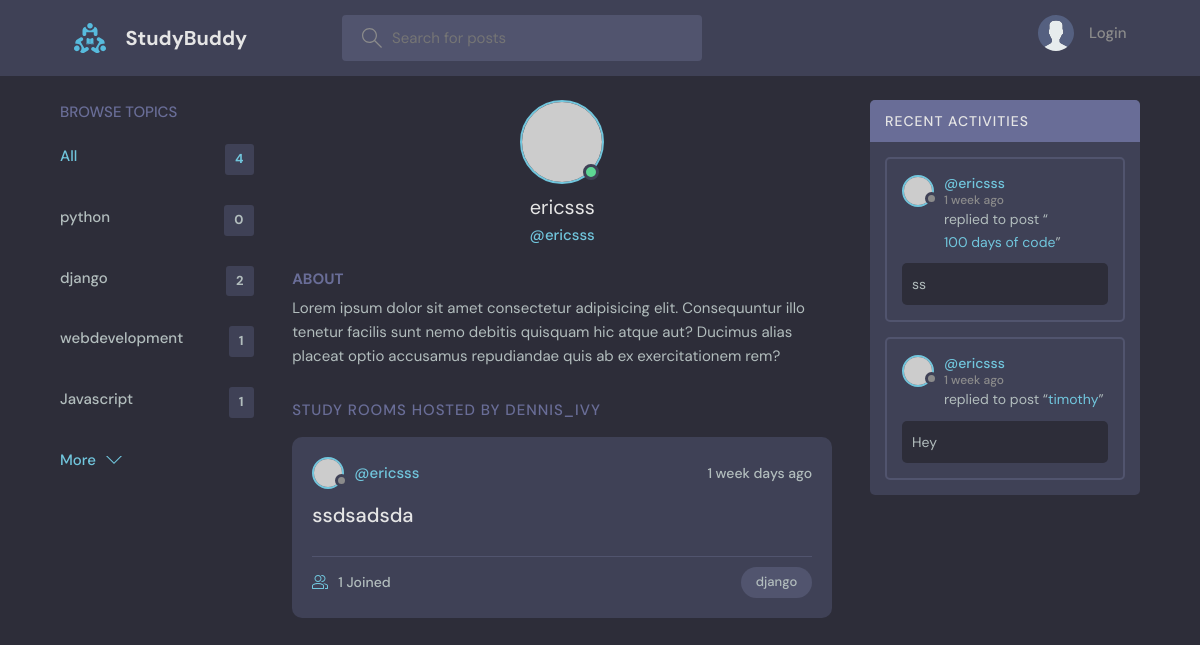
The page /profile/6/ on the database as committed earlier.
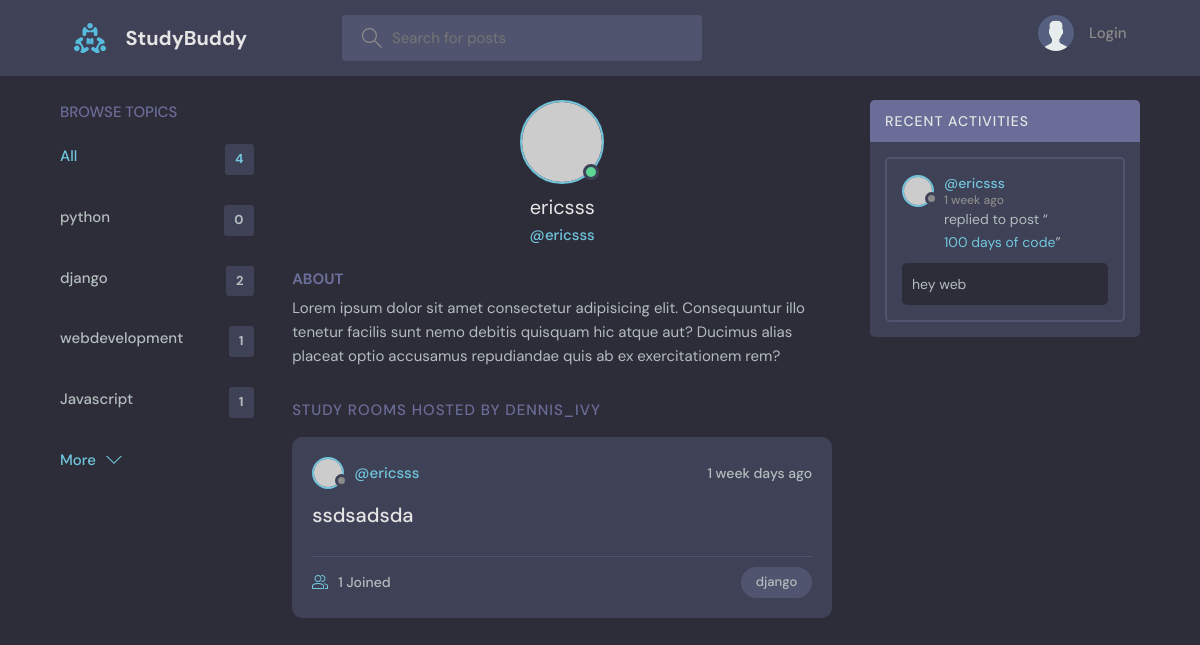
The same page on the database as committed later.
### base/models.py (models this page shows, shortened)
class Topic(models.Model):
    name=models.CharField(max_length=200)

class Room(models.Model):
    host= models.ForeignKey(User, on_delete=models.SET_NULL, null=True)
    topic= models.ForeignKey(Topic, on_delete=models.SET_NULL, null=True)
    name = models.CharField(max_length = 200)
    description= models.TextField(null=True, blank=True)
    participants = models.ManyToManyField(User, blank=True, related_name='room_participants')
    updated =models.DateTimeField(auto_now=True)
    created = models.DateTimeField(auto_now_add=True)
    class Meta:
        ordering =['-updated', '-created'] #'-' makes it reverse order(newest at the top), no dash means it is decending order

class Message(models.Model):
        user= models.ForeignKey(User, on_delete=models.CASCADE)
        room = models.ForeignKey(Room, on_delete=models.CASCADE) #if there is an error check here the Room throws an error if not ''
        body =models.TextField()
        updated =models.DateTimeField(auto_now=True)
        created = models.DateTimeField(auto_now_add=True)
        class Meta:
            ordering =['-updated', '-created'] #'-' makes it reverse order(newest at the top), no dash means it is decending order

### base/views.py (the view)
# urls.py: path('profile/<str:pk>/', views.userProfile, name="user-profile"),
def userProfile(request, pk):
    user = User.objects.get(id=pk)
    rooms = user.room_set.all()
    room_messages= user.message_set.all()
    topics = Topic.objects.all()
    context = {'user': user, 'rooms': rooms, 'room_messages': room_messages, 'topics': topics}
    return render(request, 'base/profile.html', context)

### base/templates/base/profile.html (shortened to what this page needs)
{% extends 'main.html'%}
{%block content%}
  <main class="profile-page layout layout--3">
    <div class="container">
      {% include 'base/topics_component.html' %}
      <div class="roomList">
        <div class="profile">
          <div class="profile__avatar">
            <div class="avatar avatar--large active">
              <img src="https://randomuser.me/api/portraits/men/11.jpg" />
            </div>
          </div>
          <div class="profile__info">
            <h3>{{user.username}}</h3>
            <p>@{{user.username}} </p>
          </div>
          <div class="profile__about">
            <h3>About</h3>
            <p>
              Lorem ipsum dolor sit amet consectetur adipisicing elit. Consequuntur illo tenetur
              facilis sunt nemo debitis quisquam hic atque aut? Ducimus alias placeat optio
              accusamus repudiandae quis ab ex exercitationem rem?
            </p>
          </div>
        </div>
        <div class="roomList__header">
          <div>
            <h2>Study Rooms Hosted by dennis_ivy</a>
            </h2>
          </div>
        </div>
        {% include 'base/feed_component.html' %}
      </div>
      {% include 'base/activity_component.html' %}
    </div>
  </main>
  {%endblock content%}

### base/templates/base/topics_component.html
<div class="topics">
    <div class="topics__header">
      <h2>Browse Topics</h2>
    </div>
    <ul class="topics__list">
      <li>
        <a href="{% url 'home'%}" class="active">All <span>{{topics.count}}</span></a>
      </li>
      {% for topic in topics%}
      <li>
        <a href="{% url 'home' %}?q={{topic.name}}" >{{topic.name}} <span>{{topic.room_set.all.count}}</span></a>
      </li>
    {% endfor %}
    </ul>
    <a class="btn btn--link" href="{%url 'topics'%}">
      More
      <svg version="1.1" xmlns="http://www.w3.org/2000/svg" width="32" height="32" viewBox="0 0 32 32">
        <title>chevron-down</title>
        <path d="M16 21l-13-13h-3l16 16 16-16h-3l-13 13z"></path>
      </svg>
    </a>
  </div>

### base/templates/base/feed_component.html (shortened to what this page needs)
{% for room in rooms %}
<div class="roomListRoom">
   <div class="roomListRoom__header">
     <a href="{%url 'user-profile' room.host.id%}" class="roomListRoom__author">
       <div class="avatar avatar--small">
         <img src="https://randomuser.me/api/portraits/women/11.jpg" />
       </div>
       <span>@{{room.host.username}}</span>
     </a>
     <div class="roomListRoom__actions">
       <span>{{room.created|timesince}} days ago</span>
     </div>
   </div>
   <div class="roomListRoom__content">
     <a href="{% url 'room' room.id %}">{{room.name}}</a>
   </div>
   <div class="roomListRoom__meta">
     <a href="{% url 'room' room.id %}" class="roomListRoom__joined">
       {{room.participants.all.count}} Joined
     </a>
     <p class="roomListRoom__topic">{{room.topic.name}}</p>
   </div>
 </div>
 {%endfor%}

### base/templates/base/activity_component.html (shortened to what this page needs)
<div class="activities">
    <div class="activities__header">
      <h2>Recent Activities</h2>
    </div>
    {%for message in room_messages%}
    <div class="activities__box">
      <div class="activities__boxHeader roomListRoom__header">
        <a href="{%url 'user-profile' message.user.id%}" class="roomListRoom__author">
          <div class="avatar avatar--small">
            <img src="https://randomuser.me/api/portraits/women/11.jpg" />
          </div>
          <p>
            @{{user.username}}
            <span> {{message.created|timesince}} ago</span>
          </p>
        </a>
      </div>
      <div class="activities__boxContent">
        <p>replied to post “<a href="{% url 'room' message.room.id %}">{{message.room.name}}</a>”</p>
        <div class="activities__boxRoomContent">
          {{message.body}}
        </div>
      </div>
    </div>
    {% endfor %}
  </div>

Rows that differ between the two databases and show on the page:
removed Message: {{ user.username }} "ericsss", created "1 week", room.name "100 days of code", body "ss"
removed Message: {{ user.username }} "ericsss", created "1 week", room.name "timothy", body "Hey"
added Message: {{ user.username }} "ericsss", created "1 week", room.name "100 days of code", body "hey web"
